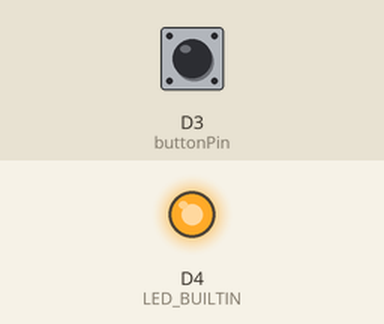
The sketch below on a simulated ESP8266 (NodeMCU). Parts: output pins drawn as LEDs (lit = HIGH, except the on-board LED, lit = LOW). Inputs (shaded band) come from the test bench; at power-on: D3 (buttonPin) LOW.

Above: at 1.2 s.
1.3 s: D3 (buttonPin) pulled HIGH for 0.15 s
At 1.37 s:
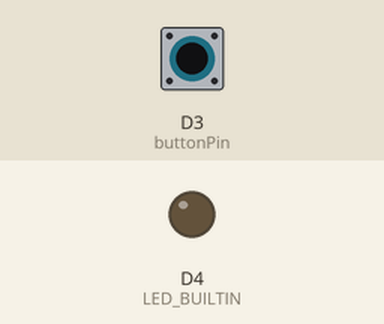
2.9 s: D3 (buttonPin) pulled HIGH for 3.2 s
At 6.6 s:
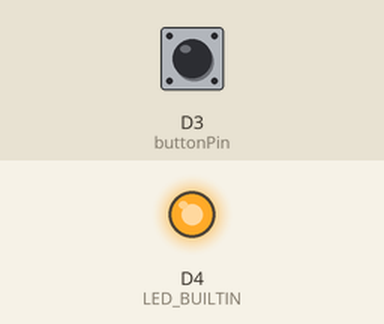
Timing chart, 0 to 8.1 s (numbered marks = the images above; inputs shaded):
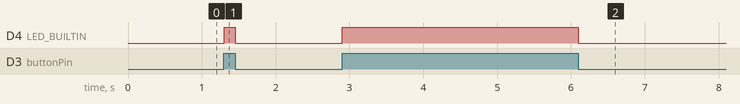

The sketch:

__9-1__.ino
```cpp
const int buttonPin = D3;

int buttonState = 0;

void setup() {
  // put your setup code here, to run once:
  pinMode(LED_BUILTIN, OUTPUT);
  pinMode(buttonPin, INPUT);
}

void loop() {
  // put your main code here, to run repeatedly:
  buttonState = digitalRead(buttonPin);

  if (buttonState == HIGH) {
    digitalWrite(LED_BUILTIN, HIGH);
  } else {
    digitalWrite(LED_BUILTIN, LOW);
  }
}
```

Measured:
- after the input at 1.3 s, D4 (LED_BUILTIN): LOW → HIGH at once, → LOW 0.15 s later
- after the input at 2.9 s, D4 (LED_BUILTIN): LOW → HIGH at once, → LOW 3.2 s later
